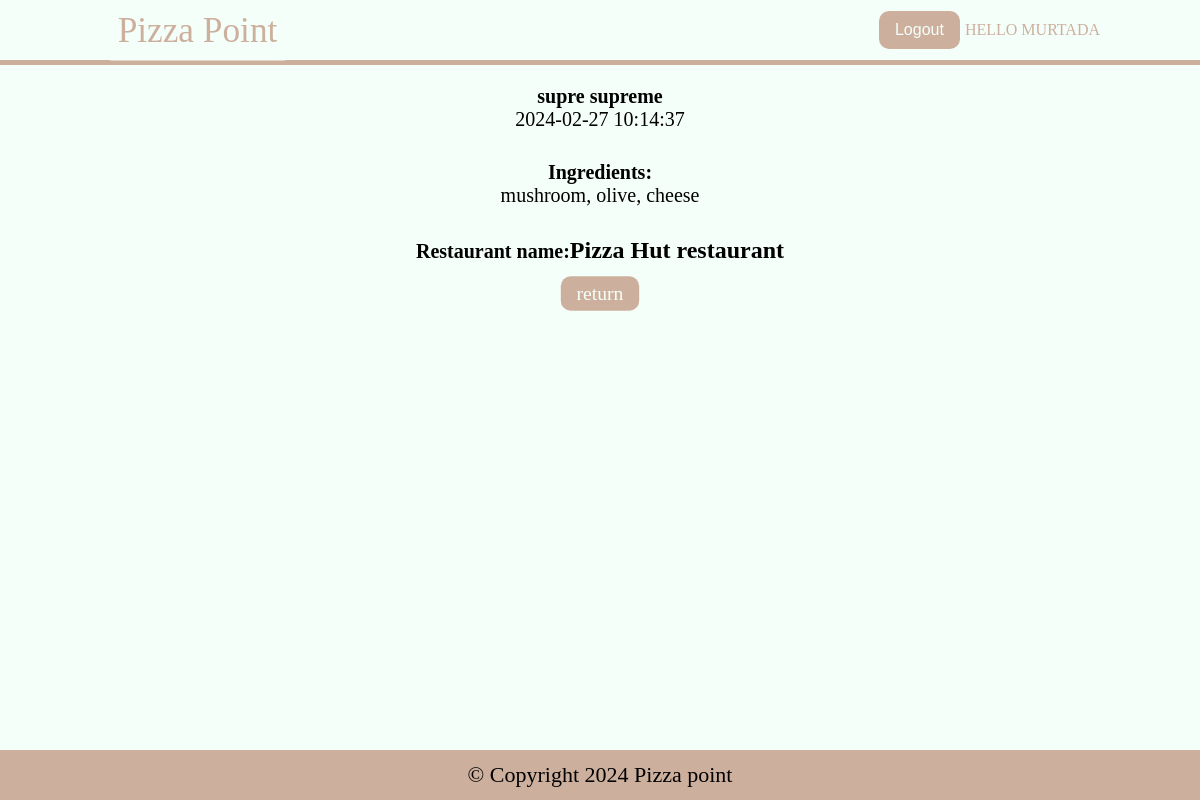
Screenshot of /clients/details/89 (signed in) with the database file from the repository.
### tables this page shows
CREATE TABLE `pizzas` (
  `id` int(11) NOT NULL,
  `restaurant_id` int(11) NOT NULL,
  `title` varchar(255) NOT NULL,
  `ingredients` varchar(255) NOT NULL,
  `price` int(11) DEFAULT NULL,
  `created_at` timestamp NOT NULL DEFAULT current_timestamp()
);

CREATE TABLE `restaurants` (
  `id` int(11) NOT NULL,
  `name` varchar(255) NOT NULL,
  `email` varchar(255) NOT NULL,
  `password` varchar(255) NOT NULL,
  `account_type` varchar(255) DEFAULT 'restaurant'
);

### app/controllers/Clients.php (called while the page is built, shortened)
<?php
class Clients extends Controller
{
    private $clientModel;
    public function __construct()
    {
        $this->clientModel = $this->model('client');
    }
    public function details($id)
    {
        $result = $this->clientModel->getDetails($id);
        $data = [
            'pizza' => $result['pizza'],
            'res_name' => $result['res_name']
        ];
        $this->view('client/details', $data);
    }
}

### app/libraries/Core.php (called while the page is built, shortened)
<?php
class Core
{
    protected $routes = [
        'home' => ['controller' => 'clients', 'method' => 'index'],
        'bb' => ['controller' => 'SomeOtherController', 'method' => 'someMethod'],
    ];
    protected $currentController = 'users';
    protected $currentMethod = 'register';
    protected $params = [];
    public function __construct()
    {
        $url = $this->getUrl();
        if (!empty($url) && isset($this->routes[$url[0]])) {
            $route = $this->routes[$url[0]];
            $this->currentController = $route['controller'];
            $this->currentMethod = $route['method'];
            require_once '../app/controllers/' . $this->currentController  . '.php';
            $this->currentController = new $this->currentController;
            unset($url);
        } else {
            if (!empty($url) && file_exists('../app/controllers/' . ucwords($url[0]) . '.php')) {
                $this->currentController = ucwords($url[0]);
                unset($url[0]);
            }
            $this->currentController = new $this->currentController;
            if (isset($url[1])) {
                if (method_exists($this->currentController, $url[1])) {
                    $this->currentMethod = $url[1];
                    unset($url[1]);
                }
            }
            $this->params = $url ? array_values($url) : [];
        }
        call_user_func_array([$this->currentController, $this->currentMethod], $this->params);
    }
    public function getUrl()
    {
        if (isset($_GET['url'])) {
            $url = rtrim($_GET['url'], '/');
            $url = filter_var($url, FILTER_SANITIZE_URL);
            $url = explode('/', $url);
            return $url;
        }
    }
}

### public/index.php (called while the page is built, shortened)
<?php
    $init = new Core;
?>

### app/libraries/Database.php (called while the page is built, shortened)
<?php
class Database {
    private $host = DB_HOST;
    private $user = DB_USER;
    private $pass = DB_PASS;
    private $dbname = DB_NAME;
    private $dbh;
    private $stmt;
    public function __construct() {
        $dsn = 'mysql:host=' . $this->host . ';dbname=' . $this->dbname;
        try{
            $this->dbh = new PDO($dsn, $this->user, $this->pass);
        }catch(PDOException $e) {
            $this->error = $e->getMessage();
            echo $this->error;
        }
    }
    public function query($sql) {
        $this->stmt = $this->dbh->prepare($sql);
    }
    public function bind($param, $value, $type = null) {
        if(is_null($type)){
            switch(true){
                case is_int($value):
                    $type = PDO::PARAM_INT;
                    break;
                default:
                $type = PDO::PARAM_STR;
            }
        }
        $this->stmt->bindValue($param, $value, $type);
    }
    public function execute() {
        return $this->stmt->execute();
    }
    public function single() {
        $this->execute();
        return $this->stmt->fetch(PDO::FETCH_OBJ);
    }
}

### app/models/Client.php (called while the page is built, shortened)
<?php
class client
{
    private $db;
    public function __construct()
    {
        $this->db = new Database;
    }
    public function getDetails($id)
    {
        $this->db->query('SELECT * FROM pizzas WHERE id = :id');
        $this->db->bind('id', $id);
        if ($pizza = $this->db->single()) {
            $this->db->query('SELECT name FROM restaurants WHERE id = :id');
            $this->db->bind(':id', $pizza->restaurant_id);
            $res_name = $this->db->single();
            $results = [
                'pizza' => $pizza,
                'res_name' => $res_name
            ];
            return $results;
        } else {
            return false;
        }
    }
}

### app/views/client/details.php (the view)
<?php require APPROOT . '/views/inc/header.php'; ?>
<div class="details">
	<?php if ($data['pizza']) : ?>
		<h4><?php echo $data['pizza']->title; ?></h4>
		<p><?php echo date($data['pizza']->created_at); ?></p>
		<h5>Ingredients:</h5>
		<p><?php echo $data['pizza']->ingredients; ?></p>
		<div class="name">
			<h5>Restaurant name:</h5>
			<h6><?php echo $data['res_name']->name ;?> restaurant</h6>
		</div>
		<a href="<?php echo URLROOT; ?>/clients/restaurant/<?php echo $_SESSION['res_id'];?>" class="return">return</a>
	<?php else : ?>
		<h5>No such pizza exists.</h5>
	<?php endif ?>
</div>
<?php require APPROOT . '/views/inc/footer.php'; ?>

### public/css/style.css (style rules this page uses)
:root { --primary-color: #ccb09d; --white-color: #f5fffa; }
* { box-sizing: border-box; padding: 0; margin: 0; }
html, body { font-size: 62.5%; background: var(--white-color); }
h4 { text-align: center; font-size: 2.8rem; margin-top: 1rem; }
a { cursor: pointer; color: var(--white-color); background: var(--primary-color); text-align: center; display: inline-block; text-decoration: none; padding: 1rem 1.6rem; border-radius: 1rem; transform: scale(0.98); }
h6 { font-size: 2rem; margin-bottom: 0.2rem; }
.details { display: flex; flex-direction: column; justify-content: center; align-items: center; }
.details p { margin-bottom: 3rem; }
.details h4, .details p, .details h5, .details h5 { font-size: 2rem; }
.details .name { display: flex; justify-content: center; align-items: center; }
.details .name h6 { font-size: 2.4rem; }
.details .return { padding: 0.6rem 1.6rem; font-size: 2rem; margin: 1rem 0; }

### rows the page displays
pizzas: title "supre supreme", created_at "2024-02-27 10:14:37", ingredients "mushroom, olive, cheese"
restaurants: name "Pizza Hut"

### other values shown
$_SESSION['user_name'] "MURTADA"
